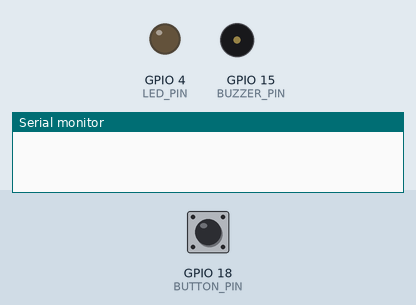
A sketch run on a simulated ESP32. On the bench: output pins drawn as LEDs (lit = HIGH), buzzer (waves = sounding), the last lines printed to the serial monitor. Inputs (shaded band) come from the test bench; at power-on: GPIO 18 (BUTTON_PIN) HIGH.

Above: at 0.0 s.
At 2.2 s:
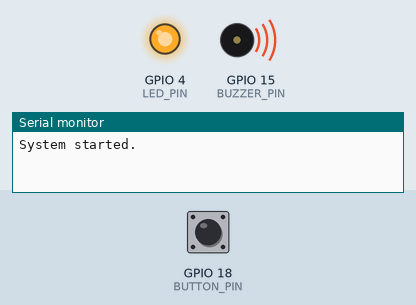
2.3 s: GPIO 18 (BUTTON_PIN) pulled LOW for 0.15 s
Timing chart, 0 to 5.3 s (numbered marks = the images above; inputs shaded):
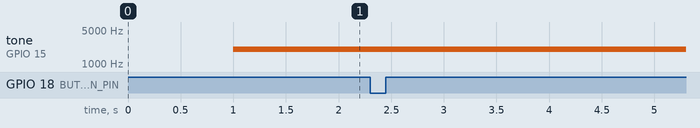

The sketch:

ESP32_SKGPS_53.ino
```cpp
#include <Arduino.h>

// --- Pins ---
#define LED_PIN      4
#define BUZZER_PIN   15
#define BUTTON_PIN   18

// --- Serial port for GPS (uses UART2) ---
#define GPS_RX       16
#define GPS_TX       17

void setup() {
  // Serial for debug output via USB cable
  Serial.begin(115200);
  delay(1000);
  Serial.println("System started.");

  // Serial2 for GPS communication
  Serial2.begin(9600, SERIAL_8N1, GPS_RX, GPS_TX);

  // Setup LED and button
  pinMode(LED_PIN, OUTPUT);
  pinMode(BUTTON_PIN, INPUT_PULLUP); // Active LOW button

  // Setup buzzer using PWM on channel 0
  ledcSetup(0, 2000, 8);             // Channel 0, 2kHz, 8-bit
  ledcAttachPin(BUZZER_PIN, 0);      // Attach pin to channel
}

void loop() {
  // Turn on LED and buzzer
  digitalWrite(LED_PIN, HIGH);
  ledcWrite(0, 127); // Medium volume

  // Check button press (LOW when pressed)
if (digitalRead(BUTTON_PIN) == LOW) {
  Serial.println("Button pressed! Reading GPS...");

  // Read and forward full NMEA lines from GPS
  while (Serial2.available()) {
    char c = Serial2.read();
    Serial.write(c);  // Forward raw GPS data to PC
  }

  delay(1000);  // Debounce
}

  delay(100); // Loop delay
}
```
